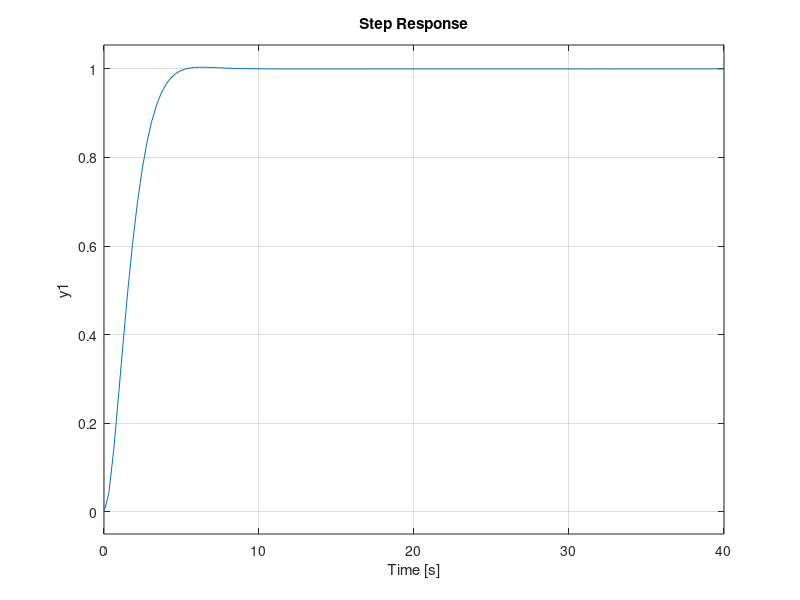

The MATLAB source for this figure:
clc, clear, close all

k1=1.0316;
k2=0.1773;
k3=-0.9667;
D=0;

A=[0, 1 0; 0, 0, 0; 0, 0, 0];
B=[0, 0; 0, k1; k2, 0];
% Controll=ctrb(A,B);
Q=[1, 0, 0; 0, 1, 0; 0, 0, 1];
R=[1, 0; 0, 1];

K=lqr(A, B, Q, R);
C=zeros(1,3);
C(1,1)=1;

sys1 = ss(A-B*K,B,C,D);
step(sys1(1,2))